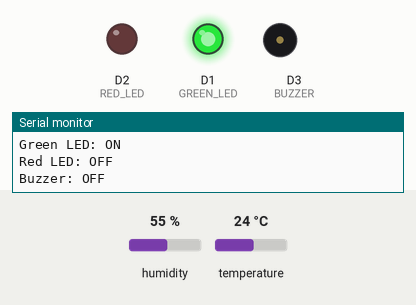
This sketch was run on a simulated ESP8266 (NodeMCU). Parts: output pins drawn as LEDs (lit = HIGH), buzzer (waves = sounding, pin HIGH), the last lines printed to the serial monitor. The inputs (shaded band) are chosen by the test bench; at power-on: temperature 24 °C, humidity 55 %. WiFi joins after 1.5 s; servers stay silent unless stated.

Above: at 2.7 s.
2.8 s: temperature set to 26 °C
5.5 s: temperature set to 29 °C
At 5.9 s:
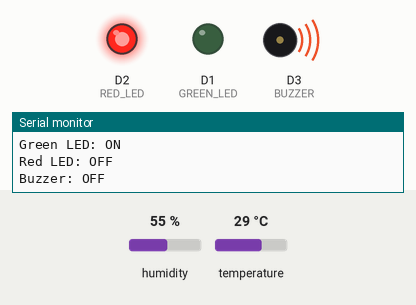
At 8.8 s:
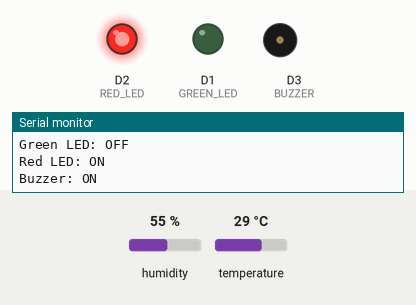
Timing chart, 0 to 15.0 s (numbered marks = the images above; inputs shaded):
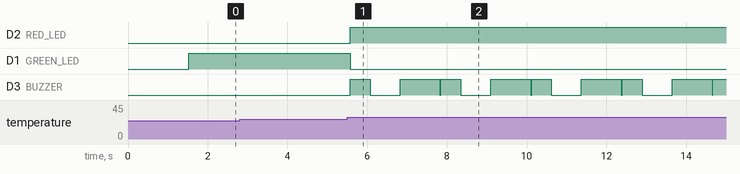

The sketch:

Temperature-Humidity_IOT_Arduino.ino
```cpp
#include <DHT.h>
#include <DHT_U.h>
#include <Arduino.h>
#include <ESP8266WiFi.h>
#include <Firebase_ESP_Client.h>

#define WIFI_SSID "MojaTV_Full_206355"
#define WIFI_PASSWORD "osman23016osman23016"
#define API_KEY "AIzaSyA8OW9Svs7nLclPIfFC79k7EUM3tZeoli4"
#define DATABASE_URL "https://temperature-humidity-iot-eb42a-default-rtdb.europe-west1.firebasedatabase.app/"

#include "addons/TokenHelper.h"
#include "addons/RTDBHelper.h"

// Firebase objekti
FirebaseData fbdo;
FirebaseAuth auth;
FirebaseConfig config;

unsigned long sendDataPrevMillis = 0;
bool signupOK = false;

// Definicija pinova
#define DHTPIN D4
#define DHTTYPE DHT11
#define GREEN_LED D1
#define RED_LED D2
#define BUZZER D3

DHT dht(DHTPIN, DHTTYPE);

void setup() {
  dht.begin();
  Serial.begin(115200);
  WiFi.begin(WIFI_SSID, WIFI_PASSWORD);

  pinMode(GREEN_LED, OUTPUT);
  pinMode(RED_LED, OUTPUT);
  pinMode(BUZZER, OUTPUT);

  digitalWrite(GREEN_LED, LOW);
  digitalWrite(RED_LED, LOW);
  digitalWrite(BUZZER, LOW);

  Serial.print("Connecting to WiFi");
  while (WiFi.status() != WL_CONNECTED) {
    Serial.print(".");
    delay(500);
  }
  Serial.println("\nConnected!");

  // Firebase inicijalizacija
  config.api_key = API_KEY;
  config.database_url = DATABASE_URL;
  if (Firebase.signUp(&config, &auth, "", "")) {
    Serial.println("Firebase OK");
    signupOK = true;
  } else {
    Serial.printf("Firebase ERROR: %s\n", config.signer.signupError.message.c_str());
  }

  config.token_status_callback = tokenStatusCallback;
  Firebase.begin(&config, &auth);
  Firebase.reconnectWiFi(true);
}

void loop() {
  float temperature = dht.readTemperature();
  float humidity = dht.readHumidity();

  if (isnan(temperature) || isnan(humidity)) {
    Serial.println("Failed to read from DHT sensor!");
    return;
  }

  // Kontrola LED dioda i buzzera
  bool greenLedState, redLedState, buzzerState;

  if (temperature < 28) {
    digitalWrite(GREEN_LED, HIGH);
    digitalWrite(RED_LED, LOW);
    digitalWrite(BUZZER, LOW);
    greenLedState = true;
    redLedState = false;
    buzzerState = false;
  } else {
    digitalWrite(GREEN_LED, LOW);
    digitalWrite(RED_LED, HIGH);
    digitalWrite(BUZZER, HIGH);
    delay(500);
    digitalWrite(BUZZER, LOW);
    greenLedState = false;
    redLedState = true;
    buzzerState = true;
  }

  // Slanje podataka u Firebase
  if (Firebase.ready() && signupOK && (millis() - sendDataPrevMillis > 2000 || sendDataPrevMillis == 0)) {
    sendDataPrevMillis = millis();

    Firebase.RTDB.setFloat(&fbdo, "DHT_11/Temperature", temperature);
    Firebase.RTDB.setFloat(&fbdo, "DHT_11/Humidity", humidity);
    Firebase.RTDB.setString(&fbdo, "DHT_11/Green_LED_State", greenLedState ? "ON" : "OFF");
    Firebase.RTDB.setString(&fbdo, "DHT_11/Red_LED_State", redLedState ? "ON" : "OFF");
    Firebase.RTDB.setString(&fbdo, "DHT_11/Buzzer_State", buzzerState ? "ON" : "OFF");

    Serial.print("Temperature: "); Serial.println(temperature);
    Serial.print("Humidity: "); Serial.println(humidity);
    Serial.print("Green LED: "); Serial.println(greenLedState ? "ON" : "OFF");
    Serial.print("Red LED: "); Serial.println(redLedState ? "ON" : "OFF");
    Serial.print("Buzzer: "); Serial.println(buzzerState ? "ON" : "OFF");
  }
}
```

Measured:
- the behaviour switches between 27 and 28 °C on temperature (found by bisection; images 0 and 1)
- after the input at 5.5 s, D2 (RED_LED): LOW → HIGH after 0.07 s; D1 (GREEN_LED): HIGH → LOW after 0.07 s; D3 (BUZZER): LOW → HIGH after 0.07 s, then repeats every 2.3 s: LOW 0.75 s, HIGH 1.0 s, LOW 0.02 s, HIGH 0.50 s
